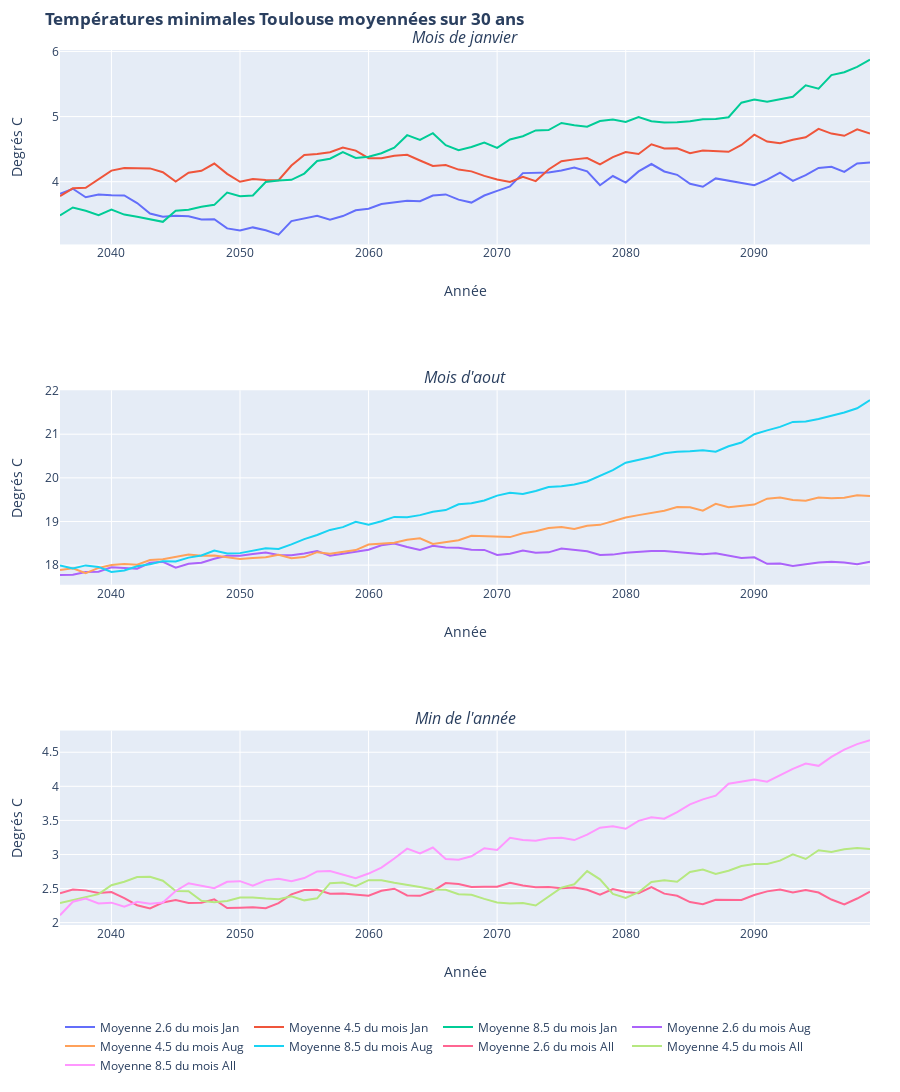

The code cell stored with this chart in its notebook:
### Markdown cell above
Le diagramme ci-dessous  représente l'évolution sur `yearPeriod` années de la température dans la région Lyonnaise.(Décommenter la dernière ligne du bloc pour afficher la figure)

### Code cell
q = 0
trace26_0 = go.Scatter(
    x = Tlse_year[firstPlotYear:lastPlotYear],
    y = moymAreaInterval_Tlse_26[q,:],
    name ='Moyenne 2.6 du mois %s'%Tlse_month[calcMonth[q]]
)
trace45_0 = go.Scatter(
    x = Tlse_year[firstPlotYear:lastPlotYear],
    y = moymAreaInterval_Tlse_45[q,:],
    name ='Moyenne 4.5 du mois %s'%Tlse_month[calcMonth[q]]
)
trace85_0 = go.Scatter(
    x = Tlse_year[firstPlotYear:lastPlotYear],
    y = moymAreaInterval_Tlse_85[q,:],
    name ='Moyenne 8.5 du mois %s'%Tlse_month[calcMonth[q]]
)

q = 1
trace26_1 = go.Scatter(
    x = Tlse_year[firstPlotYear:lastPlotYear],
    y = moymAreaInterval_Tlse_26[q,:],
    name ='Moyenne 2.6 du mois %s'%Tlse_month[calcMonth[q]]
)
trace45_1 = go.Scatter(
    x = Tlse_year[firstPlotYear:lastPlotYear],
    y = moymAreaInterval_Tlse_45[q,:],
    name ='Moyenne 4.5 du mois %s'%Tlse_month[calcMonth[q]]
)

trace85_1 = go.Scatter(
    x = Tlse_year[firstPlotYear:lastPlotYear],
    y = moymAreaInterval_Tlse_85[q,:],
    name ='Moyenne 8.5 du mois %s'%Tlse_month[calcMonth[q]]
)

q = 2
trace26_2 = go.Scatter(
    x = Tlse_year[firstPlotYear:lastPlotYear],
    y = moymAreaInterval_Tlse_26[q,:],
    name ='Moyenne 2.6 du mois %s'%Tlse_month[calcMonth[q]]
)
trace45_2 = go.Scatter(
    x = Tlse_year[firstPlotYear:lastPlotYear],
    y = moymAreaInterval_Tlse_45[q,:],
    name ='Moyenne 4.5 du mois %s'%Tlse_month[calcMonth[q]]
)

trace85_2 = go.Scatter(
    x = Tlse_year[firstPlotYear:lastPlotYear],
    y = moymAreaInterval_Tlse_85[q,:],
    name ='Moyenne 8.5 du mois %s'%Tlse_month[calcMonth[q]]
)

fig = subplots.make_subplots(rows=3, 
                          cols=1, 
                          subplot_titles=("<i>Mois de janvier</i>","<i>Mois d'aout</i>","<i>Min de l'année</i>"))

fig.append_trace(trace26_0, 1, 1)
fig.append_trace(trace45_0, 1, 1)
fig.append_trace(trace85_0, 1, 1)
fig.append_trace(trace26_1, 2, 1)
fig.append_trace(trace45_1, 2, 1)
fig.append_trace(trace85_1, 2, 1)
fig.append_trace(trace26_2, 3, 1)
fig.append_trace(trace45_2, 3, 1)
fig.append_trace(trace85_2, 3, 1)


fig.update_xaxes(title_text="Année", row=1, col=1)
fig.update_xaxes(title_text="Année", row=2, col=1)
fig.update_xaxes(title_text="Année", row=3, col=1)

fig.update_yaxes(title_text="Degrés C", row=1, col=1)
fig.update_yaxes(title_text="Degrés C", row=2, col=1)
fig.update_yaxes(title_text="Degrés C", row=3, col=1)

fig['layout']['margin'] = {'l': 60, 'r': 30, 'b': 50, 't': 50}
fig['layout'].update(autosize = False, height=1200, width=900, title='<b>Températures minimales Toulouse moyennées sur 30 ans</b>')

fig.update_layout(legend_orientation="h")

py.iplot(fig, filename='basic-line')
